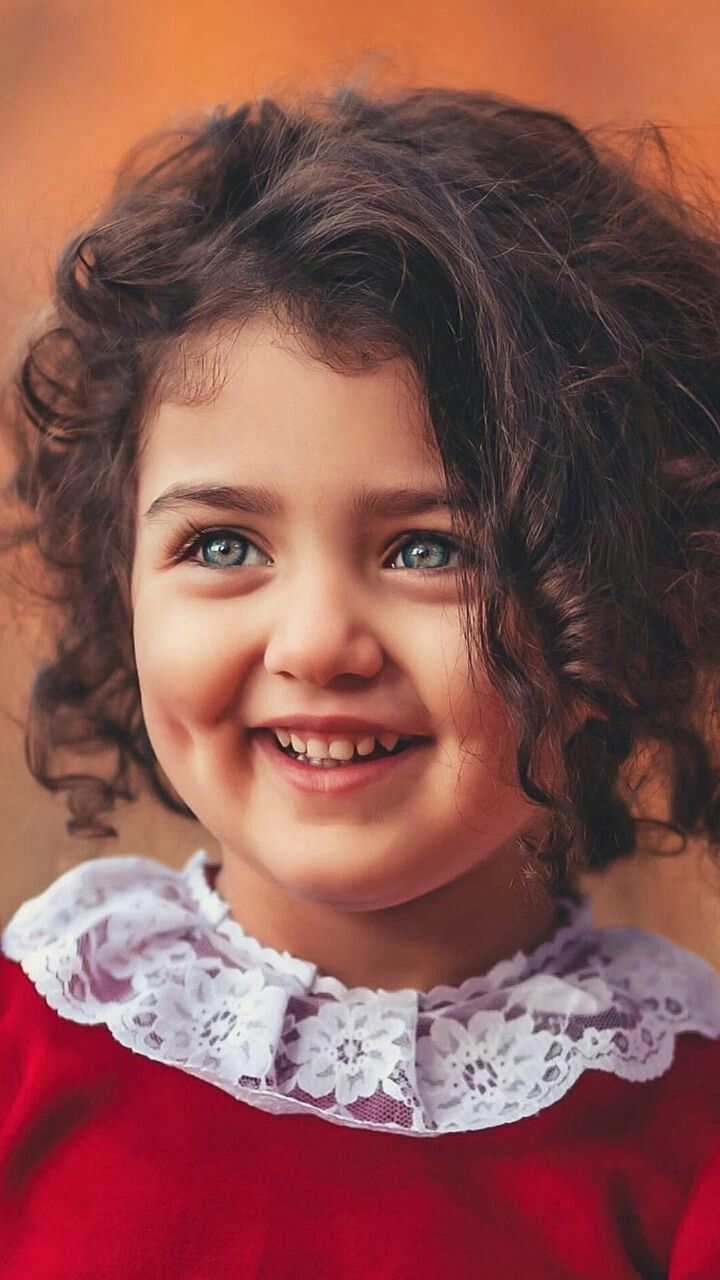
#> input picture Image_processing_Practical_labs/Exp4/pk.jpg, 720 x 1280 px
$ jupyter execute 'Impulse noise.ipynb'
#> lines starting #> are read from the running program, lines starting #| are printed output that depends on the picture
[cell 1]
import cv2
import numpy as np
import random
import matplotlib.pyplot as plt

# Read the image
image = cv2.imread('pk.jpg')
#> image is the input picture: shape (1280, 720, 3); mean B, G, R 80.2, 85.2, 137.7
if image is None:
    raise FileNotFoundError("Image 'pk.jpg' not found.")

# Convert to RGB for correct display in matplotlib
image = cv2.cvtColor(image, cv2.COLOR_BGR2RGB)

# Function to add impulse (salt and pepper) noise
def add_impulse_noise(img, prob):
#> called with prob = 0.05
    output = np.copy(img)
    # Generate random numbers for each pixel
    random_matrix = np.random.rand(*img.shape[:2])

    # Salt (white) noise
    output[random_matrix < (prob / 2)] = 255

    # Pepper (black) noise
    output[random_matrix > 1 - (prob / 2)] = 0
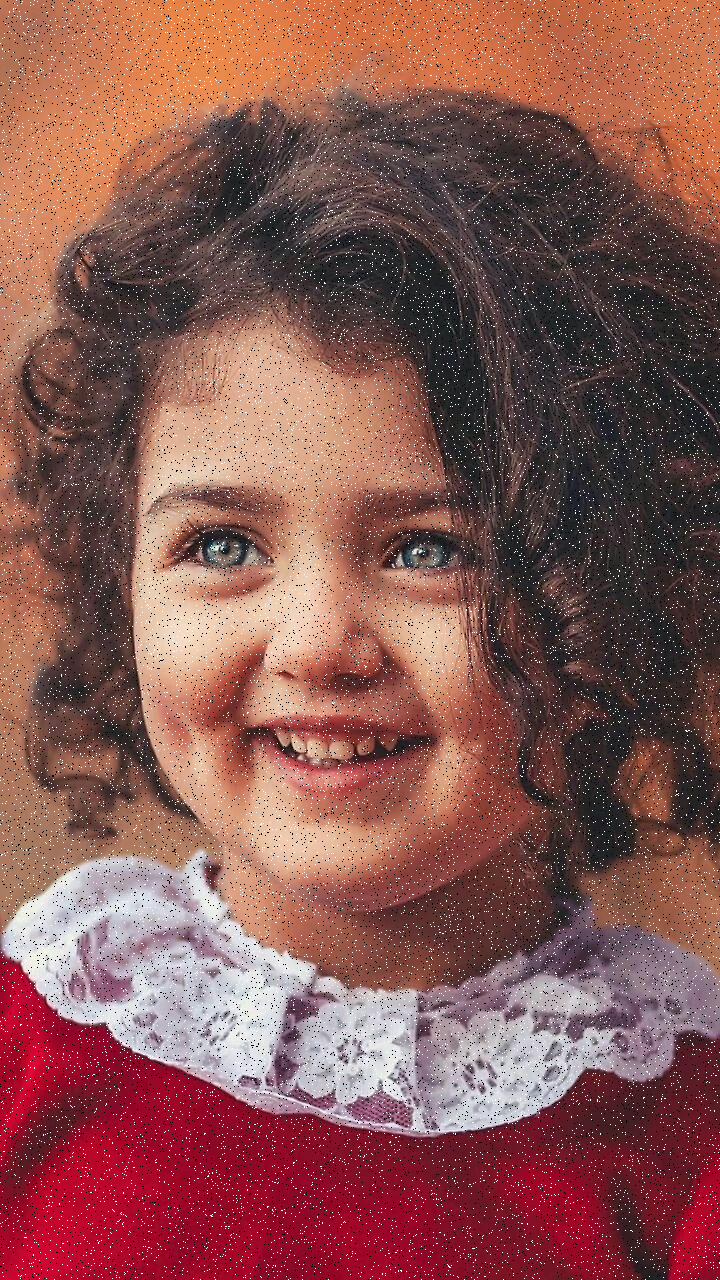
#> output: shape (1280, 720, 3); mean R, G, B 137.2, 87.3, 82.6

    return output

# Probability of noise
noise_prob = 0.05  # 5% pixels corrupted

# Add noise
noisy_image = add_impulse_noise(image, noise_prob)

# Show images
plt.figure(figsize=(10,5))
plt.subplot(1,2,1)
plt.title('Original Image')
plt.imshow(image)
plt.axis('off')

plt.subplot(1,2,2)
plt.title('Impulse Noisy Image')
plt.imshow(noisy_image)
plt.axis('off')

plt.show()
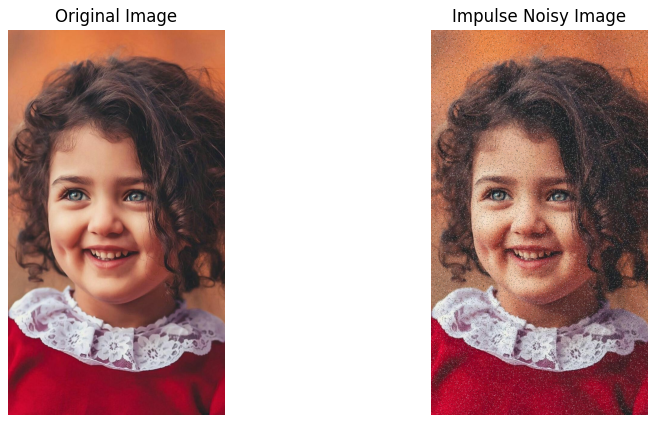
#> figure drawn by matplotlib, 2 panels

# Save noisy image
cv2.imwrite('pk_impulse.jpg', cv2.cvtColor(noisy_image, cv2.COLOR_RGB2BGR))
print("Noisy image saved as 'pk_impulse.jpg'")

$ run again, with Image_processing_Practical_labs/Exp4/BSE_25sigma_noisy.jpg copied over Image_processing_Practical_labs/Exp4/pk.jpg
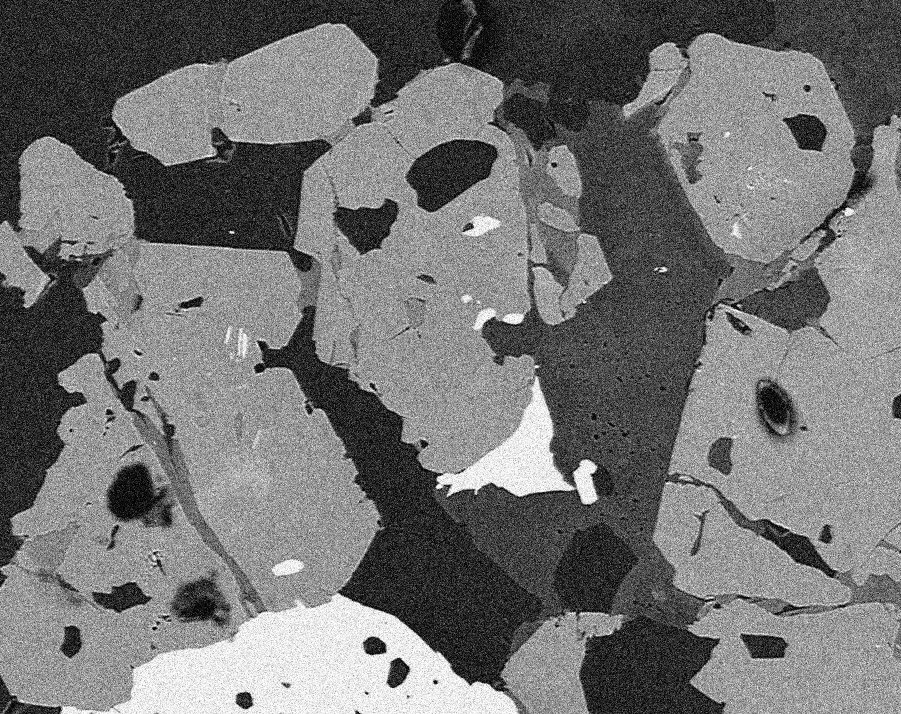
#> input picture Image_processing_Practical_labs/Exp4/BSE_25sigma_noisy.jpg, 901 x 714 px
#> image is the input picture: shape (714, 901, 3); min 0, max 255, mean 115
#> in add_impulse_noise, `output[random_matrix > 1 - (prob / 2)] = 0`:
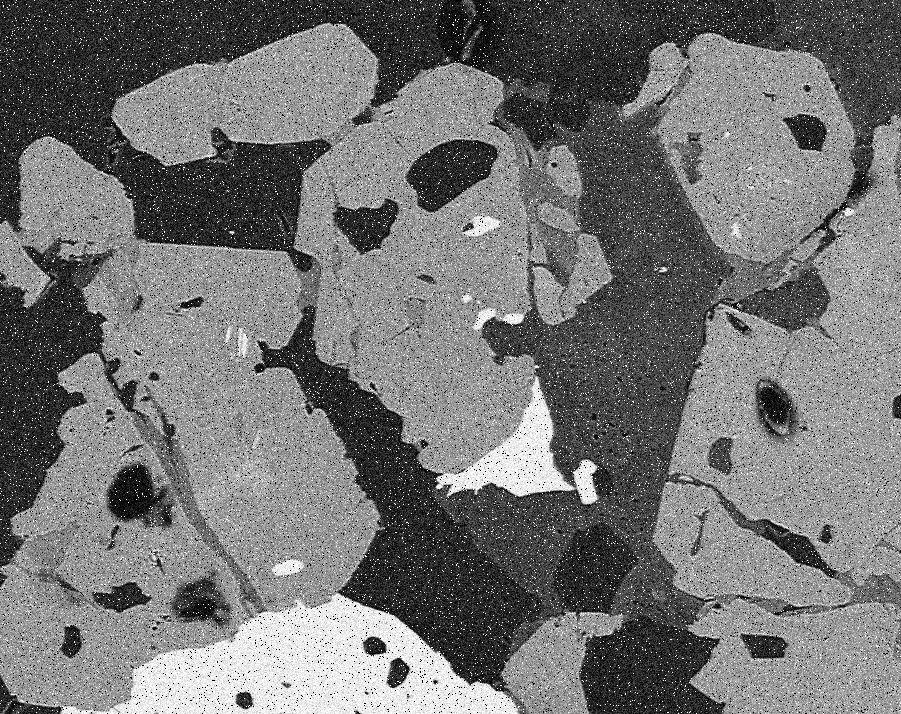
#> output: shape (714, 901, 3); min 0, max 255, mean 115.6
#> `plt.show()`:
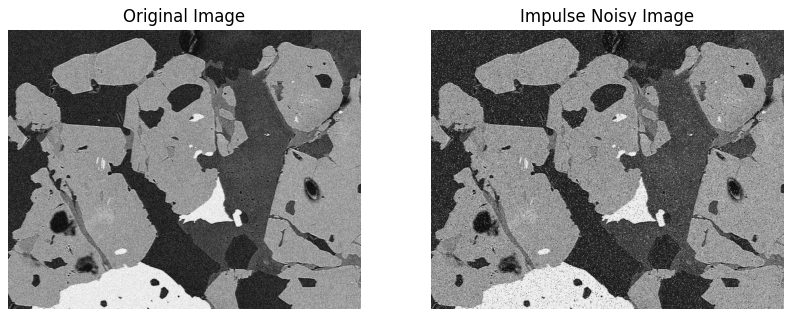
#> figure drawn by matplotlib, 2 panels

$ run again, with Image_processing_Practical_labs/Exp4/cat.jpg copied over Image_processing_Practical_labs/Exp4/pk.jpg
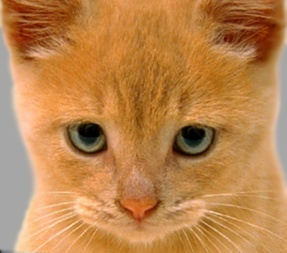
#> input picture Image_processing_Practical_labs/Exp4/cat.jpg, 287 x 253 px
#> image is the input picture: shape (253, 287, 3); mean B, G, R 77.2, 132.5, 188.2
#> in add_impulse_noise, `output[random_matrix > 1 - (prob / 2)] = 0`:
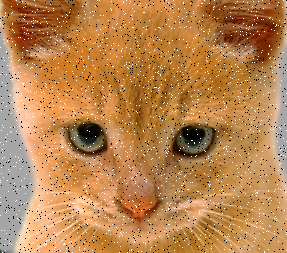
#> output: shape (253, 287, 3); mean R, G, B 185.3, 132.4, 79.8
#> `plt.show()`:
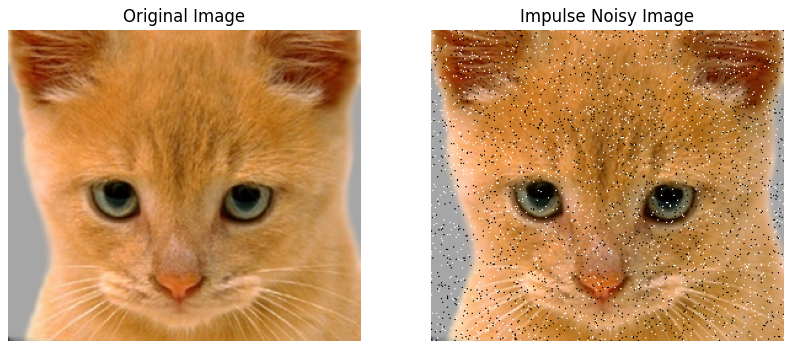
#> figure drawn by matplotlib, 2 panels
